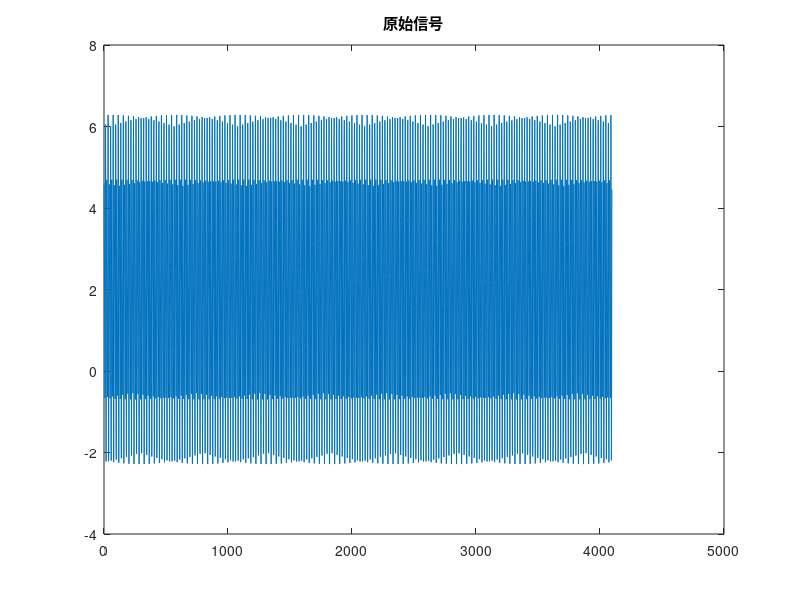
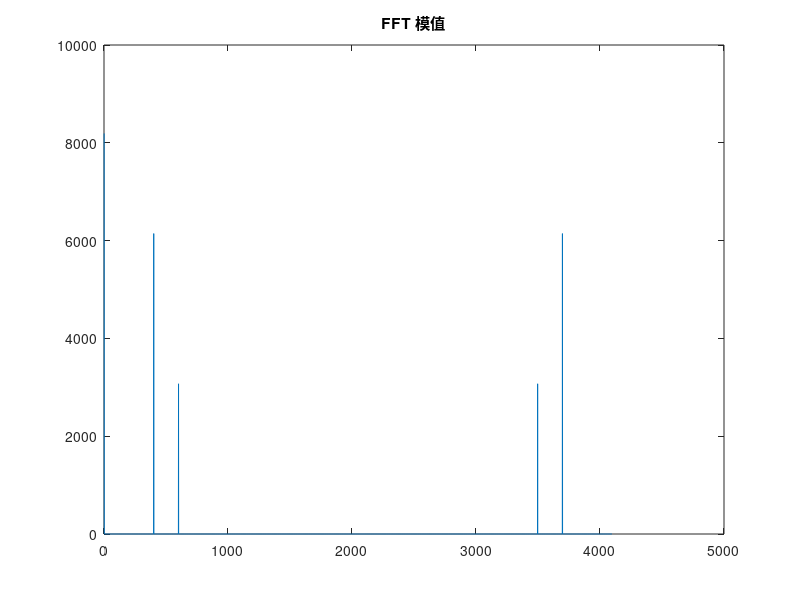
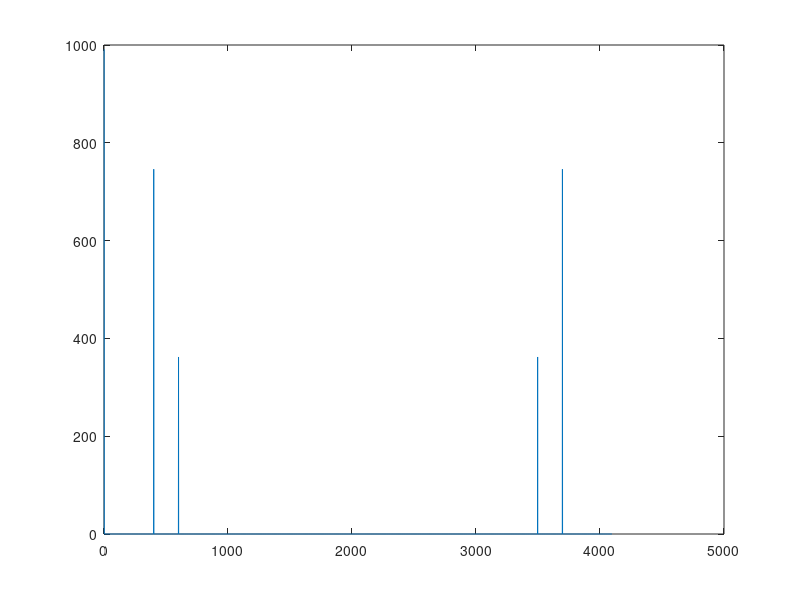
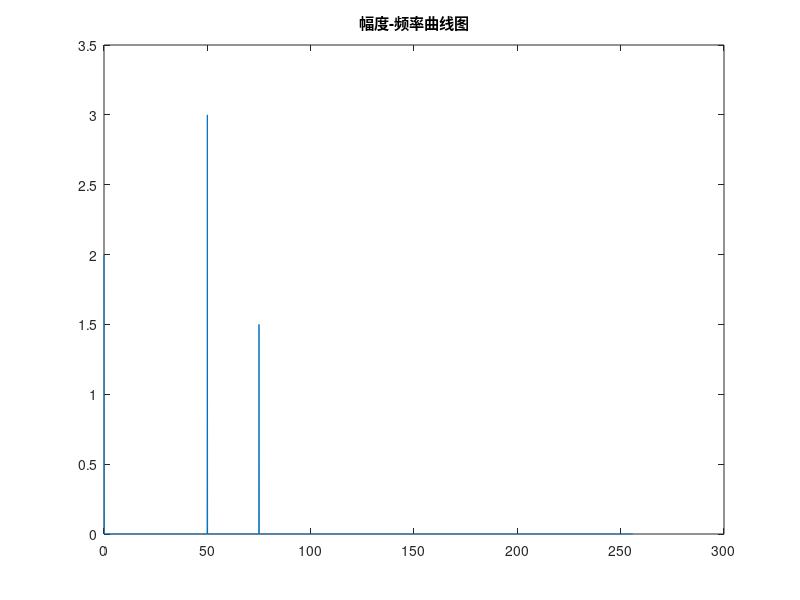

These charts were generated, in order, by the following MATLAB code: (Note: this script raises an error after producing the figures.)
close all; %先关闭所有图片
Adc=2; %直流分量幅度
A1=3; %频率F1信号的幅度
A2=1.5; %频率F2信号的幅度
F1=50; %信号1频率(Hz)
F2=75; %信号2频率(Hz)
Fs=512; %采样频率(Hz)
P1=-30; %信号1相位(度)
P2=90; %信号相位(度)
N=Fs*8; %采样点数
t=[0:1/Fs:(N-1)/Fs]; %采样时刻

%信号
S=Adc+A1*cos(2*pi*F1*t+pi*P1/180)+A2*cos(2*pi*F2*t+pi*P2/180);
%显示原始信号
plot(S);
title('原始信号');

dlmwrite('data_accum_MF.txt', S, 'delimiter', ',', 'newline', 'pc', 'precision', '%5.3f')

w = window(@hamming, length(S));
dlmwrite('w.txt', w', 'delimiter', ',', 'newline', 'pc', 'precision', '%5.3f')

figure;
Y = fft(S,N); %做FFT变换
Ayy = (abs(Y)); %取模
plot(Ayy(1:N)); %显示原始的FFT模值结果
title('FFT 模值');

figure;
YY_FIX = csvread('result.csv');
plot(YY_FIX);

figure;
Ayy=Ayy/(N/2); %换算成实际的幅度
Ayy(1)=Ayy(1)/2;
F=([1:N]-1)*Fs/N; %换算成实际的频率值
plot(F(1:N/2),Ayy(1:N/2)); %显示换算后的FFT模值结果
title('幅度-频率曲线图');

figure;
Pyy=[1:N/2];
for i="1:N/2"
Pyy(i)=phase(Y(i)); %计算相位
Pyy(i)=Pyy(i)*180/pi; %换算为角度
end;
plot(F(1:N/2),Pyy(1:N/2)); %显示相位图
title('相位-频率曲线图');


